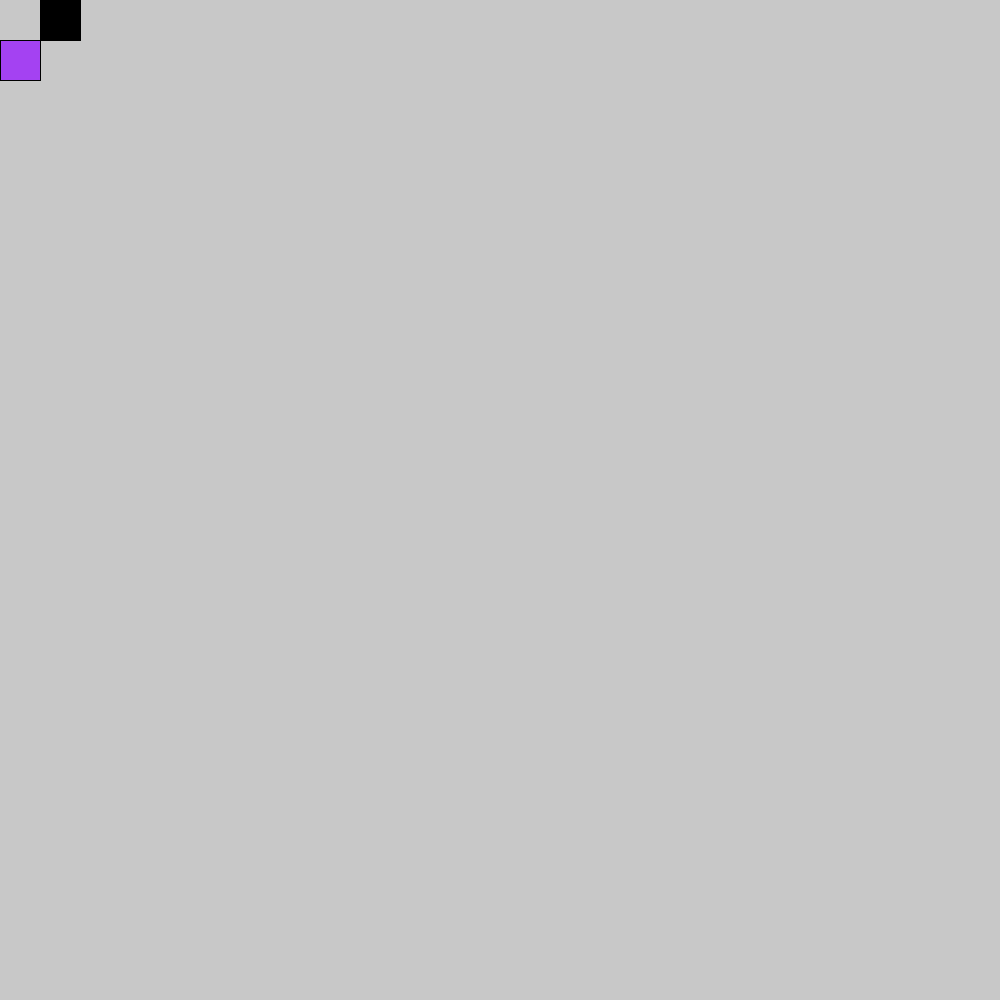
Frame 1 (no input)
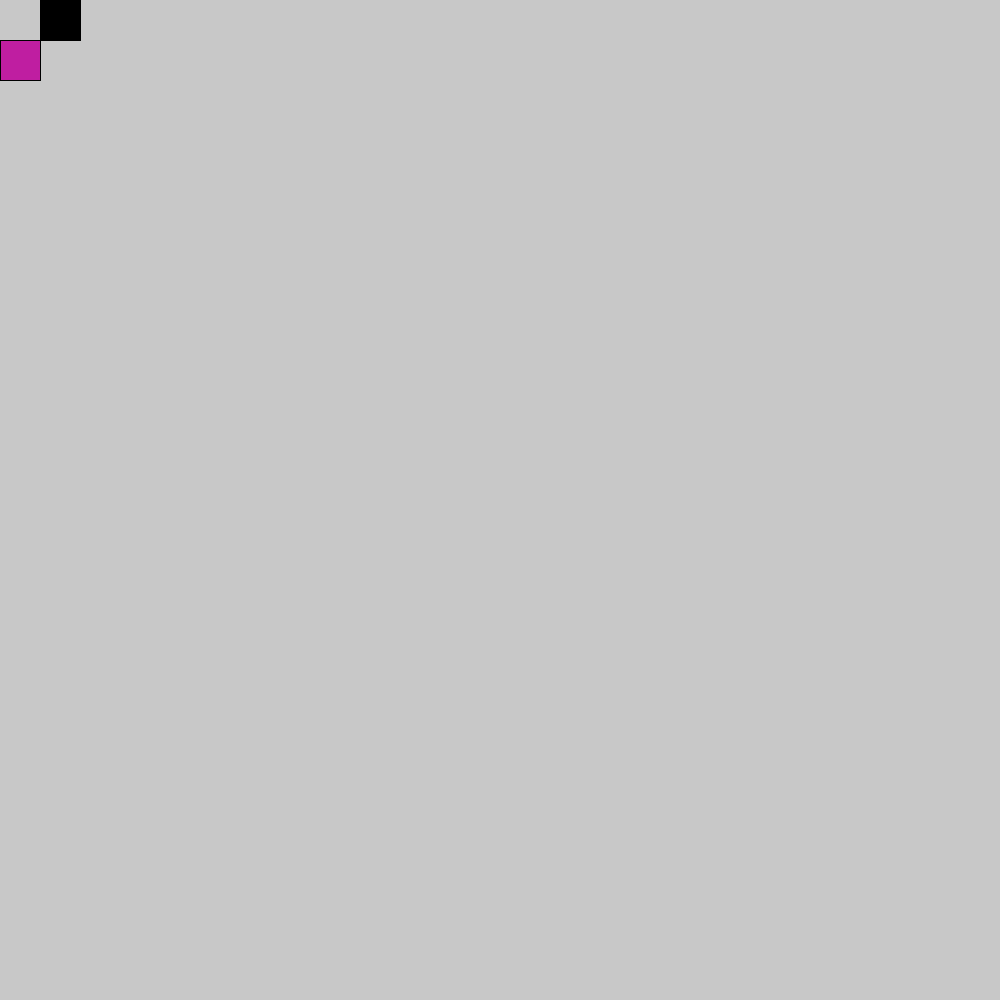
Frame 60 (the mouse pressed at the canvas centre just before this capture)
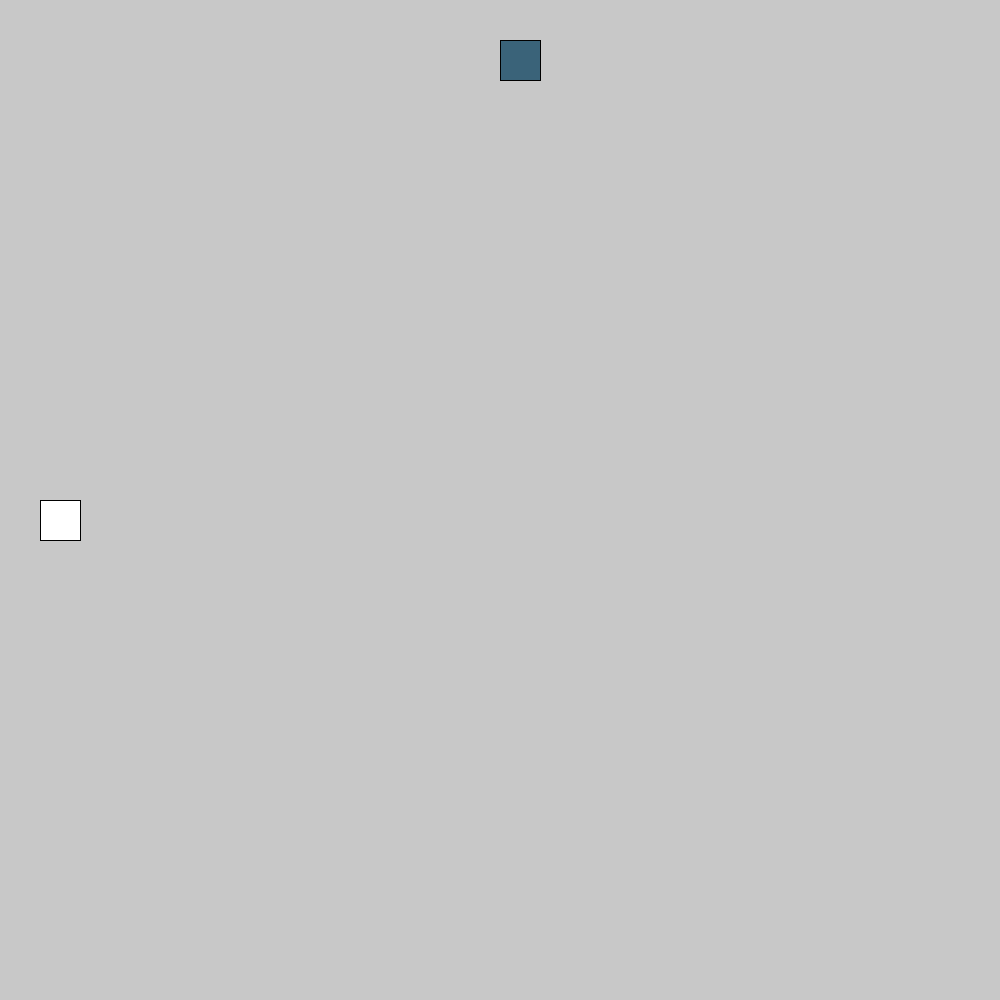
Frame 120 (the mouse held since frame 60 and released just before this capture)

The Processing sketch that drew these frames (run headless with seeded random() and noise(); from frame 60 on, the mouse is pressed at the canvas centre):

// Processing sketch: X_Y_Squares
// ── X_Y_Squares.pde
void setup() {
  size(1000, 1000);
}

void draw() {
  background(200);
  fill(random(255),random(255),random(255));
  rect(mouseX, 40, 40, 40);
  fill(mouseY ,mouseX ,mouseX );
  rect(40, mouseY, 40, 40);
}
